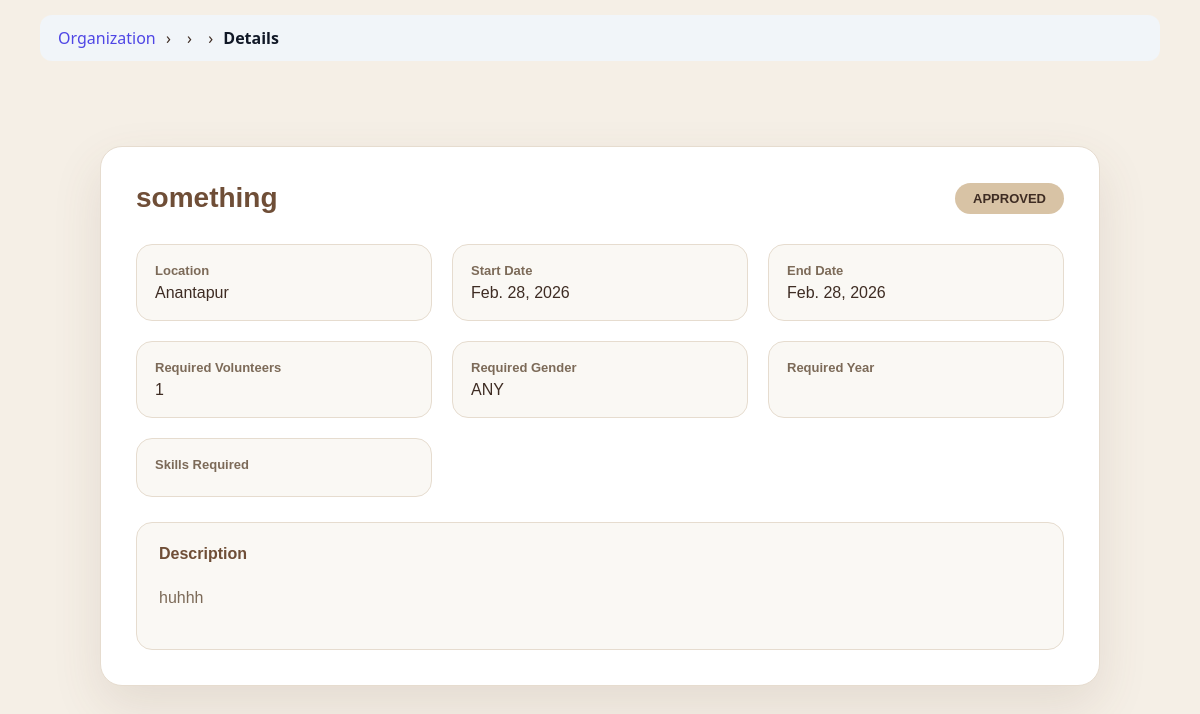
Before: /organization/service/33/details/ (signed in) with the older database file.
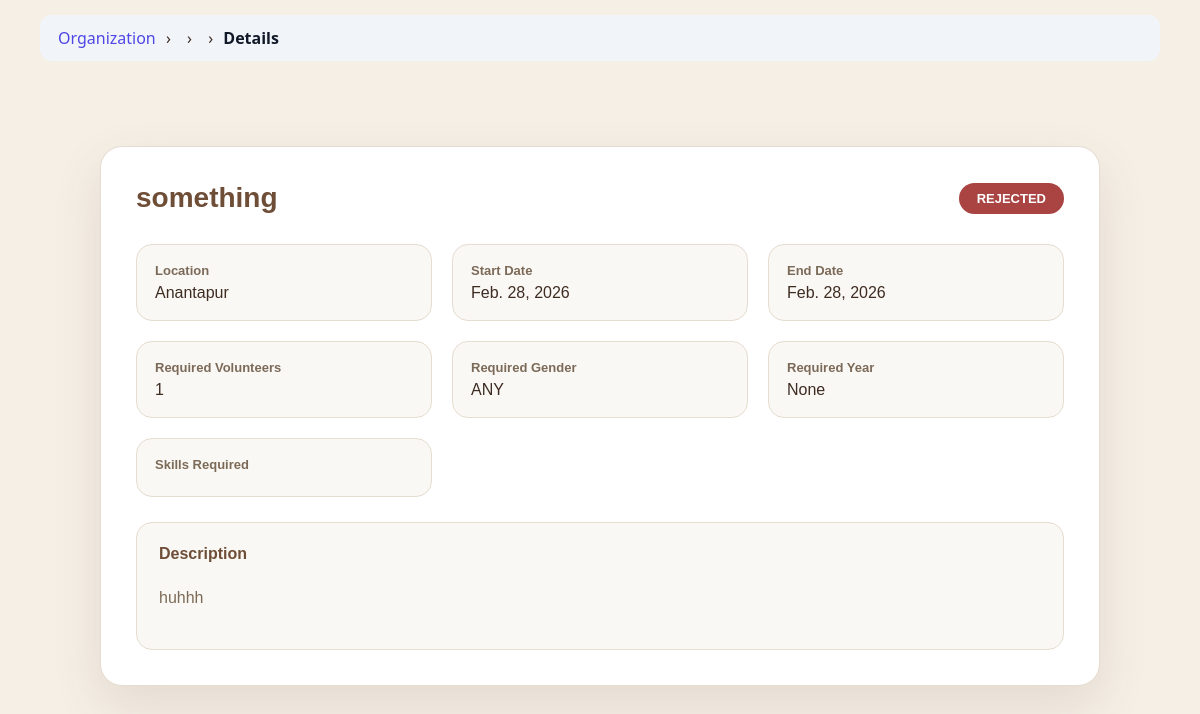
After: the same page with the newer database file.
### app1/models.py (models this page shows, shortened)
class Service(models.Model):
    STATUS_CHOICES = (
        ('PENDING', 'Pending'),
        ('APPROVED', 'Approved'),
        ('REJECTED', 'Rejected'),
        ('COMPLETED', 'Completed'),
    )
    title = models.CharField(max_length=200)
    description = models.TextField()
    location = models.CharField(max_length=100)
    start_date = models.DateField()
    end_date = models.DateField()
    reminder_sent = models.BooleanField(default=False)
    max_volunteers = models.IntegerField()
    coordinators = models.JSONField(default=list, blank=True)
    GENDER_PREF = (
        ("ANY", "Any"),
        ("MALE", "Male"),
        ("FEMALE", "Female"),
    )
    required_gender = models.CharField(
        max_length=10,
        choices=GENDER_PREF,
        default="ANY"
    )
    required_year = models.CharField(
        max_length=20,
        blank=True,
        null=True
    )
    organization = models.ForeignKey(
        Organization,
        on_delete=models.CASCADE
    )
    organization_name = models.CharField(
        max_length=200,
        blank=True
    )
    status = models.CharField(
        max_length=20,
        choices=STATUS_CHOICES,
        default='PENDING'
    )
    authorization_letter = models.FileField(
        upload_to="service_letters/",
        null=True,
        blank=True
    )
    created_at = models.DateTimeField(auto_now_add=True)

### app1/views.py (the view)
# urls.py: path('organization/service/<int:service_id>/details/',views.organization_service_detail,name='organization_service_detail'),
@login_required
def organization_service_detail(request, service_id):
    if request.user.role != "ORGANIZATION":
        return redirect("login")
    service = get_object_or_404(Service, id=service_id)
    if service.organization.user != request.user:
        return redirect("organization_dashboard")
    return render(
        request,
        "organization/service_detail.html",
        {
            "service": service
        }
    )

### app1/templatetags/breadcrumbs.py (called while the page is built)
@register.simple_tag(takes_context=True)
def generate_breadcrumbs(context):
    request = context['request']
    path = request.path.strip('/')
    parts = path.split('/')
    breadcrumbs = []
    url = ""
    for part in parts:
        url += "/" + part
        name = part.replace('-', ' ').replace('_', ' ').title()
        if part == "organization":
            breadcrumbs.append(("Organization", reverse("organization_dashboard")))
        elif part == "volunteer":
            breadcrumbs.append(("Volunteer", reverse("volunteer_dashboard")))
        elif part == "admin_panel":
            breadcrumbs.append(("Admin Panel", reverse("admin_dashboard")))
        elif part == "service" or part.isdigit():
            breadcrumbs.append(("", reverse("organization_dashboard")))
        else:
            breadcrumbs.append((name, url + "/"))
    return breadcrumbs

### app1/templates/organization/service_detail.html (shortened to what this page needs)
{% extends "organization/base.html" %}
{% block content %}
<div class="detail-wrapper">
    <div class="detail-card">
        <div class="detail-header">
            <h2>{{ service.title }}</h2>
            <span class="status-badge {{ service.status|lower }}">
                {{ service.status }}
            </span>
        </div>
        <div class="detail-grid">
            <div class="info-card">
                <div class="info-label">Location</div>
                <div class="info-value">{{ service.location }}</div>
            </div>
            <div class="info-card">
                <div class="info-label">Start Date</div>
                <div class="info-value">{{ service.start_date }}</div>
            </div>
            <div class="info-card">
                <div class="info-label">End Date</div>
                <div class="info-value">{{ service.end_date }}</div>
            </div>
            <div class="info-card">
                <div class="info-label">Required Volunteers</div>
                <div class="info-value">{{ service.max_volunteers }}</div>
            </div>
            <div class="info-card">
                <div class="info-label">Required Gender</div>
                <div class="info-value">{{ service.required_gender }}</div>
            </div>
            <div class="info-card">
                <div class="info-label">Required Year</div>
                <div class="info-value">{{ service.required_year }}</div>
            </div>
            <div class="info-card">
                <div class="info-label">Skills Required</div>
            </div>
        </div>
        <div class="description-box">
            <h4>Description</h4>
            <p>{{ service.description }}</p>
        </div>
    </div>
</div>
{% endblock %}

Changed rows visible on the page:
changed Service "something": status "APPROVED" → "REJECTED"; required_year (not shown) → "None"
